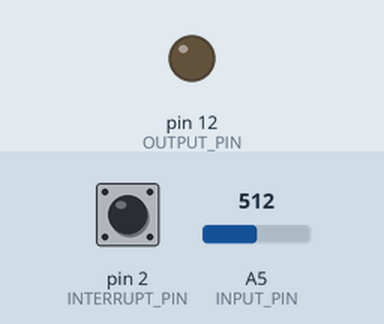
Simulated run of this sketch. Board: Arduino Uno, built for the host (arithmetic inside an expression is 32-bit, double 64-bit). On the bench: output pins drawn as LEDs (lit = HIGH). Inputs (shaded band) come from the test bench; at power-on: A5 (INPUT_PIN) = 512, pin 2 (INTERRUPT_PIN) HIGH. What the sketch prints to the serial monitor is not drawn.

Above: at 1.2 s.
1.3 s: A5 (INPUT_PIN) set to 523
At 1.9 s:
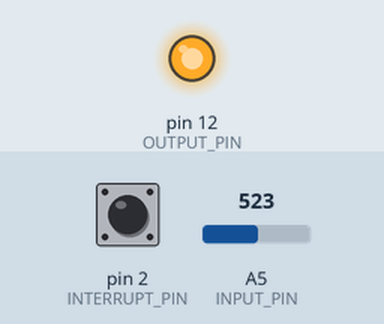
2.8 s: A5 (INPUT_PIN) set to 511
At 3.1 s:
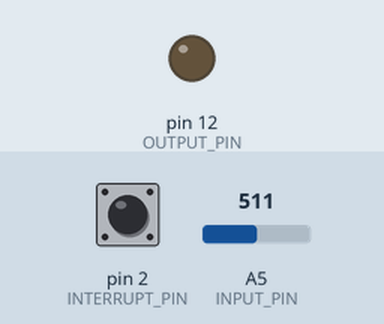
4.3 s: A5 (INPUT_PIN) set to 716
At 5.4 s:
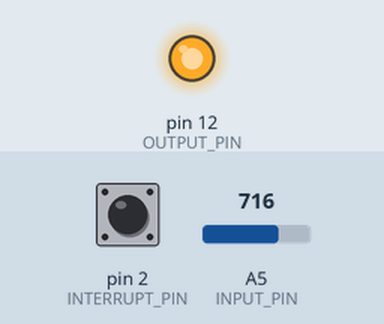
Timing chart, 0 to 7.3 s (numbered marks = the images above; inputs shaded):
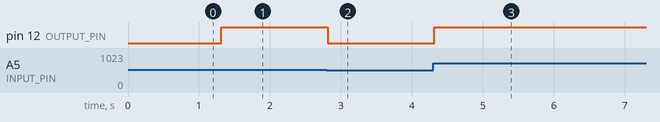

The sketch:

section_061_Carver_Muhammad_arduino.ino
```cpp
// ECE 303, Lab 2
// Yonatan Carver & Farhan Muhammad
// 10.1.2018

/*
YONI CARVER
718.704.8555
yonicarver@gmail.com
*/

/*
PURPOSE OF THE PROGRAM:

	Output a 980Hz signal with a duty cycle that is linearly dependent
	on constant input DC voltage from an Arbitrary Waveform Generator (AWG).

	This output PWM signal controls the H-Bridge for a DC motor (i.e.
	the speed of the motor).

	Count the number of pulses received from the optocoupler and rotary
	encoder attached to the DC motor.

	Return the counts every second (via the serial monitor).

*/

#define INTERRUPT_PIN 2	// digital pin 2, reads in pulses from rotary encoder
#define INPUT_PIN 5		// analog pin 5, input pin for AWG constant DC voltage
#define OUTPUT_PIN 12	// digital pin 12, output pin for PWM signal (linearly dependent on AWG voltage)

volatile int pulse_counter = 0;	// initialize pulse counter
String incoming_payload = "";		// initialize incoming string from Matlab

int duty_cycle;
int input_signal;

void setup() {
	Serial.begin(9600);

	pinMode(INTERRUPT_PIN, INPUT_PULLUP);		// use the internal pullup resistor on the interrupt pin (ensures no floating voltages)
	attachInterrupt(0, count_pulses, RISING);	// trigger interrupt routine on the RISING edge of the signal
}

void loop() {
	if (Serial.available() > 0)
	{
		incoming_payload = Serial.readStringUntil('\n');
	}

	Serial.setTimeout(15);				// allow Serial.readString to read in data faster
	// if Matlab sends a 'reset' string, reset the pulse counter to 0
	if (Serial.readString() == 'reset')
	{
		pulse_counter = 0;
	}

	Serial.println(pulse_counter);

	// ------------------------------
	input_signal = analogRead(INPUT_PIN);   // read the input pin voltage from the AWG (constant DC V)
	//Serial.print(input_signal);   		// serially display the input signal

	//Serial.print("\t");				// formatting for output text (prints a tab)
	duty_cycle = map(input_signal, 0, 1023, 0, 255);		// map the input voltage (from 0 to 1023) to the duty cycle output (from 0 to 255)

	analogWrite(OUTPUT_PIN, duty_cycle);	// write the AWG dependent duty cycle to the analog output pin
	//Serial.println(duty_cycle);

}

// INTERRUPT ROUTINES +++++++++++++++++++++++++++++++++++++++++++++++++++++++++++++++++++

void count_pulses() {
	// increase pulse counter by one
	pulse_counter++;
}
```

Measured:
- the behaviour switches between 513 and 514 on A5 (INPUT_PIN) (found by bisection; images 0 and 1)
- after the input at 1.3 s, pin 12 (OUTPUT_PIN): LOW → HIGH at once
- after the input at 2.8 s, pin 12 (OUTPUT_PIN): HIGH → LOW at once
- after the input at 4.3 s, pin 12 (OUTPUT_PIN): LOW → HIGH at once
